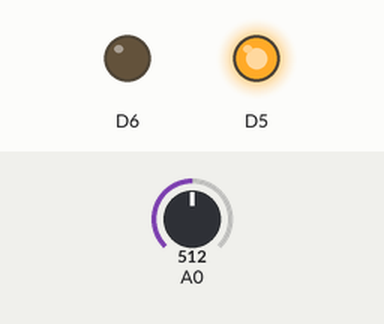
Recording of a sketch running on a simulated ESP8266 (NodeMCU). Shown: output pins drawn as LEDs (lit = HIGH). The inputs (shaded band) are chosen by the test bench; at power-on: A0 = 512. What the sketch prints to the serial monitor is not drawn.

Above: at 1.2 s.
1.3 s: A0 set to 888
2.8 s: A0 set to 911
At 3.7 s:
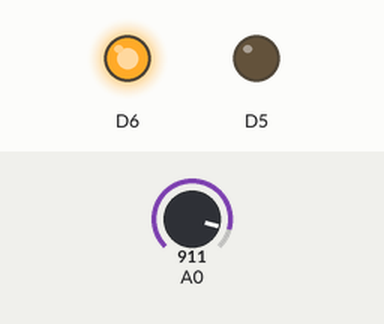
4.3 s: A0 set to 900
At 4.9 s:
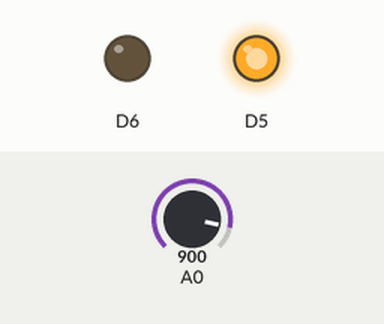
5.8 s: A0 set to 1023
At 7.2 s:
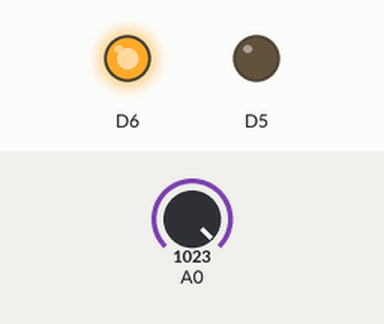
Timing chart, 0 to 8.3 s (numbered marks = the images above; inputs shaded):
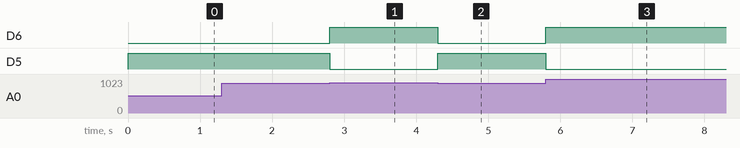

Measured:
- the behaviour switches between 900 and 901 on A0 (found by bisection; images 0 and 1)
- after the input at 2.8 s, D6: LOW → HIGH at once; D5: HIGH → LOW at once
- after the input at 4.3 s, D6: HIGH → LOW at once; D5: LOW → HIGH at once
- after the input at 5.8 s, D6: LOW → HIGH at once; D5: HIGH → LOW at once

The sketch:

IR_RGB.ino
```cpp
int val;
void setup()
{
  Serial.begin(115200);
  pinMode(D5,OUTPUT);
  pinMode(D6,OUTPUT);
}

void loop()
{
val=analogRead(A0);
Serial.println(val);
if(val>900)
{
digitalWrite(D5,LOW);
digitalWrite(D6,HIGH);
}
else
{
digitalWrite(D5,HIGH);
digitalWrite(D6,LOW);
}
}
```
